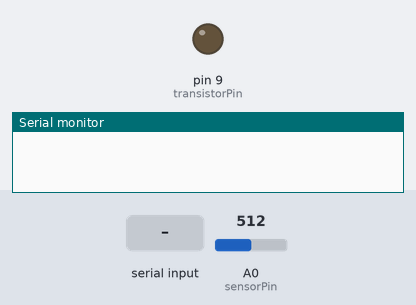
Bench run of a sketch on a simulated Arduino Uno, built with avr-gcc and run on an emulated ATmega328P. On the bench: output pins drawn as LEDs (lit = HIGH), the last lines printed to the serial monitor. Inputs (shaded band) come from the test bench; at power-on: A0 (sensorPin) = 512.

Above: at 1.2 s.
1.3 s: "90,45\n" received over Serial
At 2.2 s:
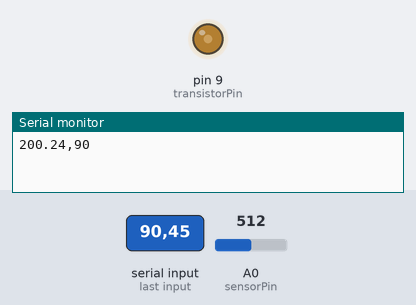
Timing chart, 0 to 49.8 s (numbered marks = the images above; inputs shaded):
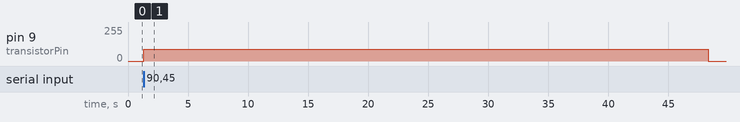

Measured:
- after the input at 1.3 s, pin 9 (transistorPin): 0/255 → 90/255 at once, → 0/255 47.0 s later

The sketch:

LCT_MalhaAberta_PWM_Temperatura_Ard.ino
```cpp
int transistorPin = 9;
int sensorPin = A0;
float temperaturaAtual = 0;
int pwmValue = 0;
unsigned long tempoPorAmostra = 0;
unsigned long startTime;
unsigned long currentTime;

void setup() {
  pinMode(transistorPin, OUTPUT);
  Serial.begin(9600);
}

void loop() {
  // Verifica se há dados disponíveis do Python
  if (Serial.available() > 0) {
    pwmValue = Serial.parseInt();  // Recebe o valor de PWM
    tempoPorAmostra = Serial.parseInt() * 1000;  // Recebe o tempo por amostra em segundos e converte para milissegundos

    startTime = millis();  // Inicia o cronômetro para este valor de PWM
    analogWrite(transistorPin, pwmValue);  // Aplica o valor de PWM ao aquecedor

    // Controla o tempo de amostragem para o valor atual de PWM
    while (millis() - startTime < tempoPorAmostra) {
      temperaturaAtual = lerTemperatura();  // Lê a temperatura atual do sensor
      Serial.print(temperaturaAtual);
      Serial.print(",");
      Serial.println(pwmValue);  // Envia a temperatura e o valor de PWM para o Python
      delay(1000);  // Intervalo de 1 segundo entre leituras
    }
  }
}

float lerTemperatura() {
  int sensorValue = analogRead(sensorPin);
  float voltage = sensorValue * (5.0 / 1023.0);
  return (voltage - 0.5) * 100.0;  // Conversão para Celsius
}
```
